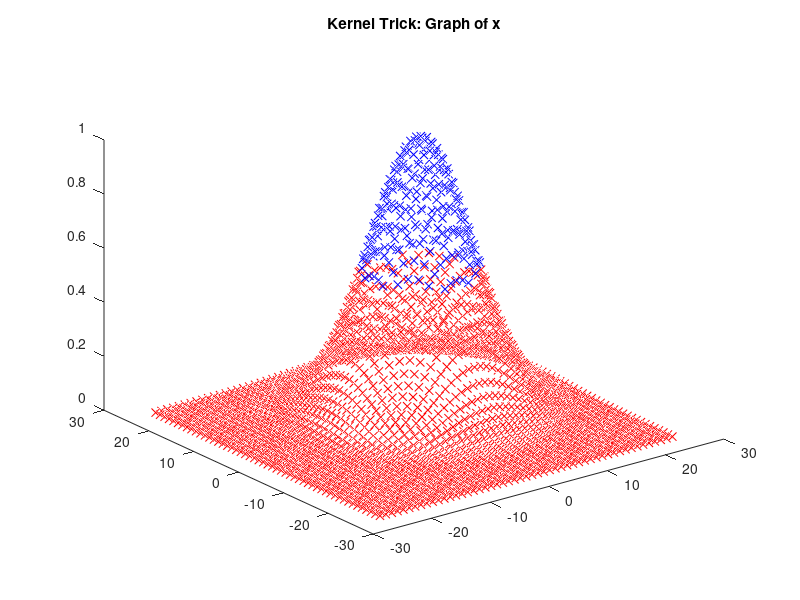

The MATLAB source for this figure:
s=10;
u = [5; 5];
xr = u(1)+2*s;
yr = u(2)+2*s;
[X Y] = meshgrid(-xr:xr,-yr:yr);
Z=exp(-1/s^2*((X-u(1)).^2+(Y-u(2)).^2));
XM = X;
YM = Y;
X = X(:);
Y = Y(:);
Z = Z(:);
XY = [X';Y'];

R = vecnorm(XY-u);
r = 7*s;
mask = R > sqrt(r);
mask1 = R < sqrt(r);


X1 = X(mask);
Y1 = Y(mask);
Z1 = Z(mask);
X2 = X(mask1);
Y2 = Y(mask1);
Z2 = Z(mask1);
figure
plot3(X1,Y1,Z1,'rx')
hold on 
plot3(X2,Y2,Z2,'bx')
Z3 = 0.5*ones(size(XM));
%surf(XM,YM,Z3)
title('Kernel Trick: Graph of x')
hold off